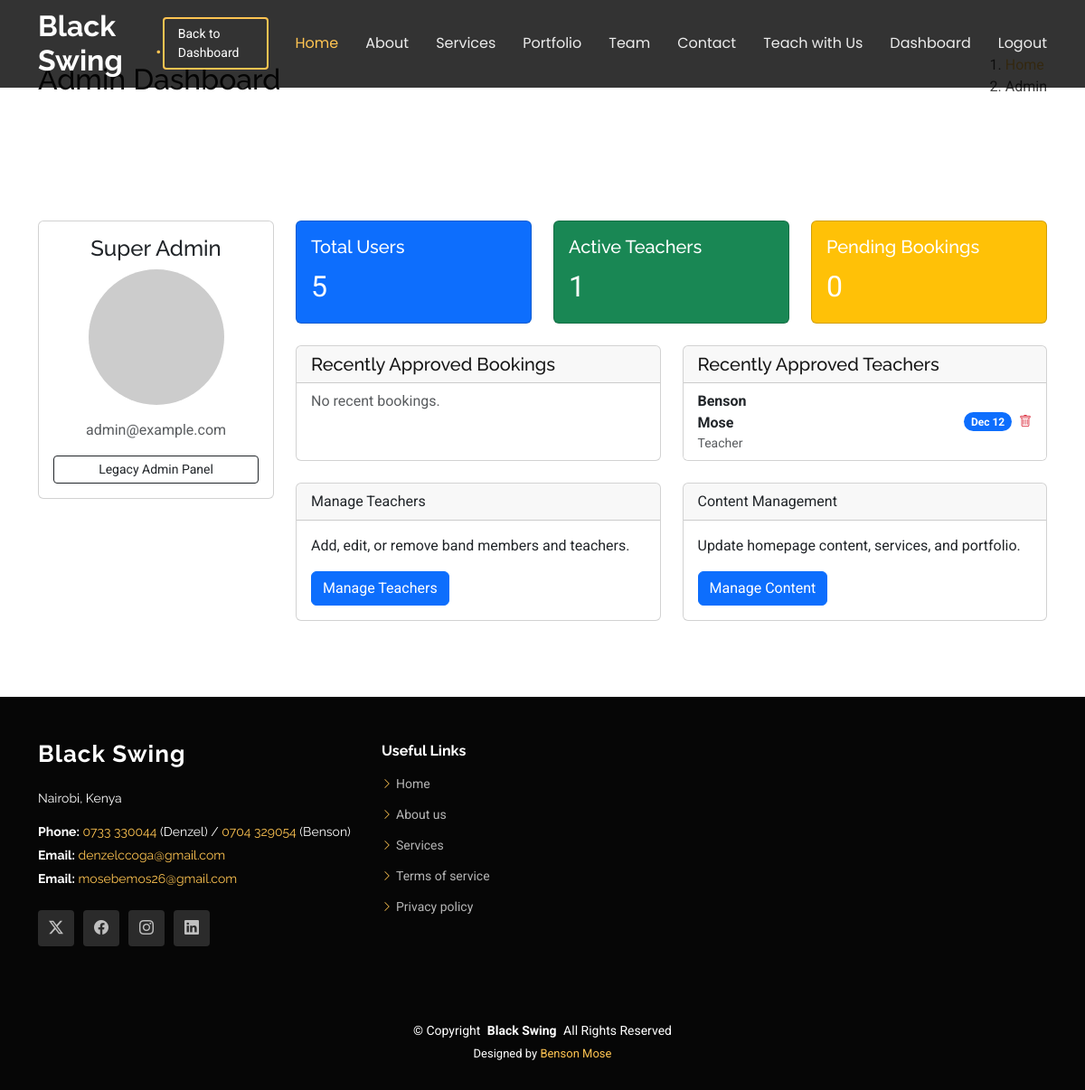
/dashboard/admin/ (signed in), run on an earlier commit of the app's database.
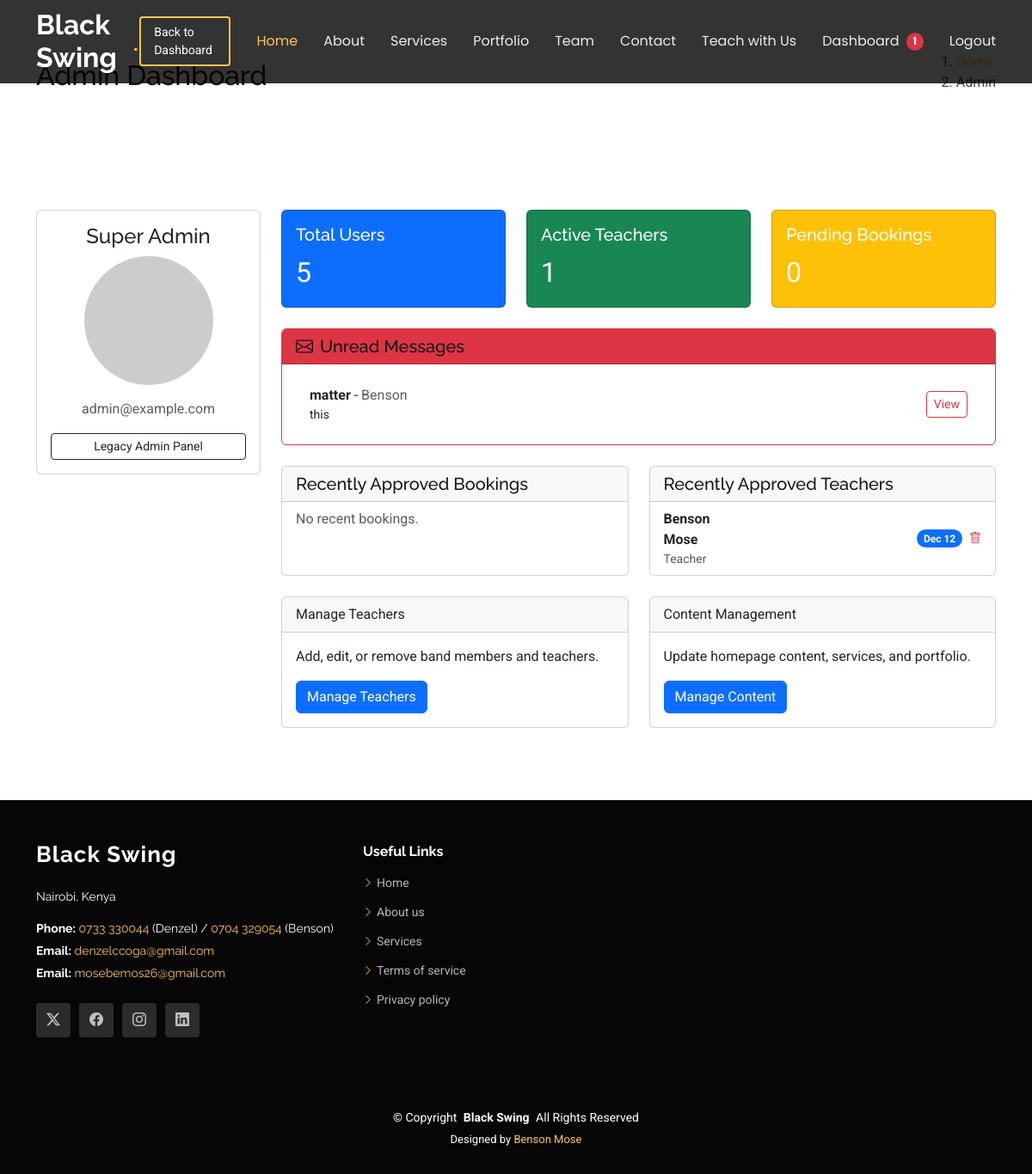
And on a later commit of the database.
### accounts/models.py (models this page shows, shortened)
class MemberProfile(models.Model):
    user = models.OneToOneField(CustomUser, on_delete=models.CASCADE, related_name='member_profile')
    role = models.CharField(max_length=100, help_text="e.g. Guitarist, Vocalist")
    bio = models.TextField(blank=True)
    image = models.ImageField(upload_to='team_images/', blank=True, null=True)
    is_approved = models.BooleanField(default=False, db_index=True)
    twitter_link = models.URLField(blank=True)
    facebook_link = models.URLField(blank=True)
    instagram_link = models.URLField(blank=True)
    linkedin_link = models.URLField(blank=True)

class CustomUser(AbstractUser):
    is_member = models.BooleanField(default=False)
    is_student = models.BooleanField(default=False)

### core/models.py (models this page shows, shortened)
class ContactMessage(models.Model):
    name = models.CharField(max_length=255)
    email = models.EmailField()
    subject = models.CharField(max_length=255)
    message = models.TextField()
    is_read = models.BooleanField(default=False, db_index=True)
    created_at = models.DateTimeField(auto_now_add=True)
    class Meta:
        ordering = ['-created_at']

### dashboard/views.py (the view)
# urls.py: path('admin/', views.admin_dashboard, name='admin_dashboard'),
@login_required
def admin_dashboard(request):
    if not request.user.is_superuser:
        return redirect('dashboard_redirect')
    pending_teachers = MemberProfile.objects.filter(is_approved=False).select_related('user')[:10]
    pending_service_bookings = ServiceBooking.objects.filter(status='Pending').select_related('service')[:10]
    unread_messages = ContactMessage.objects.filter(is_read=False)
    recent_approved_bookings = ServiceBooking.objects.filter(status='Approved').select_related('service').order_by('-updated_at')[:5]
    recent_approved_teachers = MemberProfile.objects.filter(is_approved=True).select_related('user').order_by('-user__date_joined')[:5]
    total_users = CustomUser.objects.count()
    total_teachers = MemberProfile.objects.filter(is_approved=True).count()
    pending_bookings = Booking.objects.filter(status='pending').count()
    context = {
        'pending_teachers': pending_teachers,
        'pending_service_bookings': pending_service_bookings,
        'unread_messages': unread_messages,
        'total_users': total_users,
        'total_teachers': total_teachers,
        'pending_bookings': pending_bookings,
        'recent_approved_bookings': recent_approved_bookings,
        'recent_approved_teachers': recent_approved_teachers,
    }
    return render(request, 'dashboard/admin_dashboard.html', context)

### core/context_processors.py (called while the page is built)
def unread_messages_count(request):
    if request.user.is_authenticated and request.user.is_superuser:
        messages_count = ContactMessage.objects.filter(is_read=False).count()
        bookings_count = ServiceBooking.objects.filter(is_read=False).count()
        return {'unread_messages_count': messages_count + bookings_count}
    return {}

### templates/dashboard/admin_dashboard.html (shortened to what the changed rows need)
{% extends 'base.html' %}
{% load static %}
{% block content %}
<section class="breadcrumbs">
    <div class="container">
        <div class="d-flex justify-content-between align-items-center">
            <h2>Admin Dashboard</h2>
        </div>
    </div>
</section>
<section class="inner-page">
    <div class="container">
        <div class="row">
            <div class="col-lg-9">
                {% if unread_messages %}
                <div class="card mb-4 border-danger">
                    <div class="card-header bg-danger text-white">
                        <h5 class="mb-0"><i class="bi bi-envelope me-2"></i>Unread Messages</h5>
                    </div>
                    <div class="card-body">
                        <ul class="list-group list-group-flush">
                            {% for message in unread_messages %}
                            <li class="list-group-item d-flex justify-content-between align-items-center">
                                <div>
                                    <strong>{{ message.subject }}</strong> - <span class="text-muted">
                                        {{message.name}}
                                    </span>
                                    <div class="small text-truncate" style="max-width: 300px;">{{ message.message }}
                                    </div>
                                </div>
                                <a href="{% url 'view_message' message.id %}"
                                    class="btn btn-sm btn-outline-danger">View</a>
                            </li>
                            {% endfor %}
                        </ul>
                    </div>
                </div>
                {% endif %}
                <div class="row">
                    <div class="col-md-6 mb-4">
                        <div class="card h-100">
                            <ul class="list-group list-group-flush">
                                {% for teacher in recent_approved_teachers %}
                                <li class="list-group-item d-flex justify-content-between align-items-center">
                                    <div>
                                        <strong>
                                            {{ teacher.user.first_name }}
                                        </strong>
                                        <br>
                                        <strong>
                                            {{ teacher.user.last_name }}
                                        </strong>
                                        <div class="small text-muted">{{ teacher.role }}</div>
                                    </div>
                                    <div class="d-flex align-items-center">
                                        <span class="badge bg-primary rounded-pill me-2">
                                            {{ teacher.user.date_joined|date:"M d" }}
                                        </span>
                                        <a href="{% url 'delete_teacher' teacher.id %}"
                                            class="btn btn-sm btn-outline-danger text-danger border-0 p-0 delete-btn"
                                            data-type="teacher">
                                            <i class="bi bi-trash"></i>
                                        </a>
                                    </div>
                                </li>
                                {% empty %}
                                <li class="list-group-item text-muted">No recent teachers.</li>
                                {% endfor %}
                            </ul>
                        </div>
                    </div>
                </div>
            </div>
        </div>
    </div>
</section>
{% endblock %}

What changed in the data, as far as the page shows it:
added ContactMessage: subject "matter", name "Benson", message "this"
Also different on the page:
{{ unread_messages_count }}: (not shown) → "1"
text now shown: "Unread Messages"
